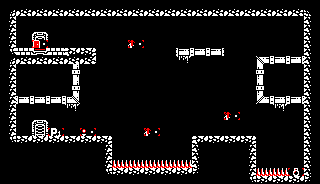

This game map was drawn from its Tiled (.tmx) file and the tilesets committed beside it. A one-line description and the full map source follow:
An orthogonal 20x23 tile map with 16x8 px tiles, 1 tile layer (Map Layer).

<map version="1.10" tiledversion="1.11.2" orientation="orthogonal" renderorder="right-down" width="20" height="23" tilewidth="16" tileheight="8" infinite="0" nextlayerid="2" nextobjectid="1">
 <tileset firstgid="1" source="AllPatterns.tsx" />
 <layer id="1" name="Map Layer" width="20" height="23">
  <data encoding="csv">
1,1,1,1,1,1,1,1,1,1,1,1,1,1,1,1,1,1,1,1,
15,31,31,31,31,31,31,31,31,31,31,31,31,31,31,31,31,31,31,14,
7,1,1,1,1,1,1,1,1,1,1,1,1,1,1,1,1,1,1,6,
7,1,1,1,1,1,1,1,1,1,1,1,1,1,1,1,1,1,1,6,
7,1,5,1,1,1,1,1,1,1,1,1,1,1,1,1,1,1,1,6,
7,1,94,1,1,1,1,1,95,1,1,1,1,1,1,1,1,1,1,6,
13,16,32,16,8,9,1,1,1,1,1,18,18,18,1,1,1,1,1,6,
15,31,31,31,31,11,1,1,1,1,1,3,1,1,1,1,17,18,18,6,
7,1,1,1,22,1,1,1,1,1,1,1,1,1,1,1,20,1,1,6,
7,1,1,1,25,1,1,1,1,1,1,1,1,1,1,1,23,1,1,6,
7,1,1,1,22,1,1,1,1,1,1,1,1,1,1,1,20,1,1,6,
7,1,1,1,25,1,1,1,1,1,1,1,1,1,1,1,23,1,1,6,
7,18,18,18,28,1,1,1,1,1,1,1,1,1,1,1,26,18,18,6,
7,1,1,1,3,1,1,1,1,1,1,1,1,1,1,1,1,3,1,6,
7,1,1,1,1,1,1,1,1,1,1,1,1,1,95,1,1,1,1,6,
7,1,5,1,1,1,1,1,1,1,1,1,1,1,1,1,1,1,1,6,
7,1,4,101,1,93,1,1,1,95,1,1,1,1,1,1,1,1,1,6,
13,30,30,30,30,30,9,1,1,1,1,1,8,30,30,9,1,1,1,6,
1,1,1,1,1,1,7,1,1,1,1,1,6,1,1,7,1,1,1,6,
1,1,1,1,1,1,7,1,1,1,1,1,6,1,1,7,1,1,1,6,
1,1,1,1,1,1,7,39,39,39,39,39,6,1,1,7,1,1,1,6,
1,1,1,1,1,1,13,30,30,30,30,30,12,1,1,7,39,39,102,6,
1,1,1,1,1,1,1,1,1,1,1,1,1,1,1,13,30,30,30,12
</data>
 </layer>
</map>
